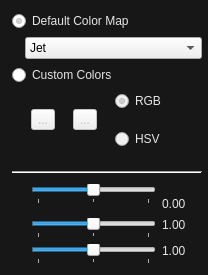
<?xml version="1.0" encoding="UTF-8"?>
<ui version="4.0">
 <class>AMImagePropertyEditor</class>
 <widget class="QFrame" name="AMImagePropertyEditor">
  <property name="geometry">
   <rect>
    <x>0</x>
    <y>0</y>
    <width>208</width>
    <height>275</height>
   </rect>
  </property>
  <property name="windowTitle">
   <string>Frame</string>
  </property>
  <property name="styleSheet">
   <string notr="true">#AMImagePropertyEditor {
	background-color: rgba(0, 0, 0, 179);
}</string>
  </property>
  <property name="frameShape">
   <enum>QFrame::NoFrame</enum>
  </property>
  <property name="frameShadow">
   <enum>QFrame::Plain</enum>
  </property>
  <layout class="QGridLayout" name="gridLayout">
   <property name="leftMargin">
    <number>12</number>
   </property>
   <property name="rightMargin">
    <number>6</number>
   </property>
   <item row="0" column="0" colspan="4">
    <widget class="QRadioButton" name="useStandardColorMapButton">
     <property name="styleSheet">
      <string notr="true">color: rgb(230, 230, 230);</string>
     </property>
     <property name="text">
      <string>Default Color Map</string>
     </property>
     <property name="checked">
      <bool>true</bool>
     </property>
     <property name="autoExclusive">
      <bool>false</bool>
     </property>
    </widget>
   </item>
   <item row="1" column="1" colspan="3">
    <widget class="QComboBox" name="standardColorMapComboBox">
     <property name="currentIndex">
      <number>7</number>
     </property>
     <item>
      <property name="text">
       <string>Autumn</string>
      </property>
     </item>
     <item>
      <property name="text">
       <string>Bone</string>
      </property>
     </item>
     <item>
      <property name="text">
       <string>Cool</string>
      </property>
     </item>
     <item>
      <property name="text">
       <string>Copper</string>
      </property>
     </item>
     <item>
      <property name="text">
       <string>Gray</string>
      </property>
     </item>
     <item>
      <property name="text">
       <string>Hot</string>
      </property>
     </item>
     <item>
      <property name="text">
       <string>HSV</string>
      </property>
     </item>
     <item>
      <property name="text">
       <string>Jet</string>
      </property>
     </item>
     <item>
      <property name="text">
       <string>Pink</string>
      </property>
     </item>
     <item>
      <property name="text">
       <string>Spring</string>
      </property>
     </item>
     <item>
      <property name="text">
       <string>Summer</string>
      </property>
     </item>
     <item>
      <property name="text">
       <string>White</string>
      </property>
     </item>
     <item>
      <property name="text">
       <string>Winter</string>
      </property>
     </item>
    </widget>
   </item>
   <item row="2" column="0" colspan="3">
    <widget class="QRadioButton" name="useCustomColorsButton">
     <property name="styleSheet">
      <string notr="true">color: rgb(230, 230, 230);</string>
     </property>
     <property name="text">
      <string>Custom Colors</string>
     </property>
     <property name="autoExclusive">
      <bool>false</bool>
     </property>
    </widget>
   </item>
   <item row="3" column="2" colspan="2">
    <layout class="QHBoxLayout" name="horizontalLayout">
     <property name="spacing">
      <number>18</number>
     </property>
     <item>
      <widget class="AMColorPickerButton" name="firstColorButton">
       <property name="enabled">
        <bool>false</bool>
       </property>
       <property name="text">
        <string>...</string>
       </property>
      </widget>
     </item>
     <item>
      <widget class="AMColorPickerButton" name="secondColorButton">
       <property name="enabled">
        <bool>false</bool>
       </property>
       <property name="text">
        <string>...</string>
       </property>
      </widget>
     </item>
     <item>
      <layout class="QVBoxLayout" name="verticalLayout">
       <item>
        <widget class="QRadioButton" name="rgbButton">
         <property name="enabled">
          <bool>false</bool>
         </property>
         <property name="styleSheet">
          <string notr="true">color: rgb(230,230,230);</string>
         </property>
         <property name="text">
          <string>RGB</string>
         </property>
         <property name="checked">
          <bool>true</bool>
         </property>
         <property name="autoExclusive">
          <bool>false</bool>
         </property>
        </widget>
       </item>
       <item>
        <widget class="QRadioButton" name="hsvButton">
         <property name="enabled">
          <bool>false</bool>
         </property>
         <property name="styleSheet">
          <string notr="true">color: rgb(230,230,230);</string>
         </property>
         <property name="text">
          <string>HSV</string>
         </property>
         <property name="autoExclusive">
          <bool>false</bool>
         </property>
        </widget>
       </item>
      </layout>
     </item>
    </layout>
   </item>
   <item row="4" column="0" rowspan="2" colspan="4">
    <widget class="Line" name="line">
     <property name="orientation">
      <enum>Qt::Horizontal</enum>
     </property>
    </widget>
   </item>
   <item row="6" column="3">
    <widget class="QLabel" name="brightnessText">
     <property name="minimumSize">
      <size>
       <width>40</width>
       <height>0</height>
      </size>
     </property>
     <property name="styleSheet">
      <string notr="true">color: rgb(230,230,230);</string>
     </property>
     <property name="text">
      <string>0.00</string>
     </property>
     <property name="alignment">
      <set>Qt::AlignLeading|Qt::AlignLeft|Qt::AlignTop</set>
     </property>
    </widget>
   </item>
   <item row="6" column="0">
    <widget class="QLabel" name="labelBrightness">
     <property name="text">
      <string/>
     </property>
     <property name="pixmap">
      <pixmap resource="../icons/icons.qrc">:/22x22/brightness.png</pixmap>
     </property>
    </widget>
   </item>
   <item row="5" column="2" rowspan="2">
    <widget class="QSlider" name="brightnessSlider">
     <property name="minimumSize">
      <size>
       <width>80</width>
       <height>0</height>
      </size>
     </property>
     <property name="minimum">
      <number>-100</number>
     </property>
     <property name="maximum">
      <number>100</number>
     </property>
     <property name="value">
      <number>0</number>
     </property>
     <property name="orientation">
      <enum>Qt::Horizontal</enum>
     </property>
     <property name="invertedAppearance">
      <bool>false</bool>
     </property>
     <property name="tickPosition">
      <enum>QSlider::TicksBelow</enum>
     </property>
     <property name="tickInterval">
      <number>100</number>
     </property>
    </widget>
   </item>
   <item row="7" column="0">
    <widget class="QLabel" name="labelContrast">
     <property name="text">
      <string/>
     </property>
     <property name="pixmap">
      <pixmap resource="../icons/icons.qrc">:/22x22/contrast.png</pixmap>
     </property>
    </widget>
   </item>
   <item row="7" column="2">
    <widget class="QSlider" name="contrastSlider">
     <property name="minimumSize">
      <size>
       <width>80</width>
       <height>0</height>
      </size>
     </property>
     <property name="minimum">
      <number>-100</number>
     </property>
     <property name="maximum">
      <number>100</number>
     </property>
     <property name="value">
      <number>0</number>
     </property>
     <property name="orientation">
      <enum>Qt::Horizontal</enum>
     </property>
     <property name="tickPosition">
      <enum>QSlider::TicksBelow</enum>
     </property>
     <property name="tickInterval">
      <number>100</number>
     </property>
    </widget>
   </item>
   <item row="7" column="3">
    <widget class="QLabel" name="contrastText">
     <property name="minimumSize">
      <size>
       <width>40</width>
       <height>0</height>
      </size>
     </property>
     <property name="styleSheet">
      <string notr="true">color: rgb(230,230,230);</string>
     </property>
     <property name="text">
      <string>1.00</string>
     </property>
     <property name="alignment">
      <set>Qt::AlignLeading|Qt::AlignLeft|Qt::AlignTop</set>
     </property>
    </widget>
   </item>
   <item row="8" column="0">
    <widget class="QLabel" name="labelGamma">
     <property name="text">
      <string/>
     </property>
     <property name="pixmap">
      <pixmap resource="../icons/icons.qrc">:/22x22/gamma.png</pixmap>
     </property>
    </widget>
   </item>
   <item row="8" column="2">
    <widget class="QSlider" name="gammaSlider">
     <property name="minimumSize">
      <size>
       <width>80</width>
       <height>0</height>
      </size>
     </property>
     <property name="minimum">
      <number>-100</number>
     </property>
     <property name="maximum">
      <number>100</number>
     </property>
     <property name="value">
      <number>0</number>
     </property>
     <property name="orientation">
      <enum>Qt::Horizontal</enum>
     </property>
     <property name="tickPosition">
      <enum>QSlider::TicksBelow</enum>
     </property>
     <property name="tickInterval">
      <number>100</number>
     </property>
    </widget>
   </item>
   <item row="8" column="3">
    <widget class="QLabel" name="gammaText">
     <property name="minimumSize">
      <size>
       <width>40</width>
       <height>0</height>
      </size>
     </property>
     <property name="styleSheet">
      <string notr="true">color: rgb(230,230,230);</string>
     </property>
     <property name="text">
      <string>1.00</string>
     </property>
     <property name="alignment">
      <set>Qt::AlignLeading|Qt::AlignLeft|Qt::AlignTop</set>
     </property>
    </widget>
   </item>
  </layout>
 </widget>
 <customwidgets>
  <customwidget>
   <class>AMColorPickerButton</class>
   <extends>QToolButton</extends>
   <header>ui/dataman/AMColorPickerButton.h</header>
  </customwidget>
 </customwidgets>
 <resources>
  <include location="../icons/icons.qrc"/>
 </resources>
 <connections/>
</ui>
